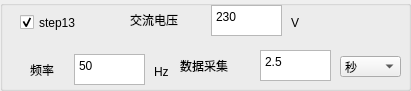
  <widget class="QGroupBox" name="groupBox_19">
   <property name="geometry">
    <rect>
     <x>830</x>
     <y>330</y>
     <width>411</width>
     <height>91</height>
    </rect>
   </property>
   <property name="title">
    <string/>
   </property>
   <widget class="QComboBox" name="comboBox_S13_TIME">
    <property name="geometry">
     <rect>
      <x>340</x>
      <y>56</y>
      <width>61</width>
      <height>21</height>
     </rect>
    </property>
    <item>
     <property name="text">
      <string>秒</string>
     </property>
    </item>
    <item>
     <property name="text">
      <string>毫秒</string>
     </property>
    </item>
    <item>
     <property name="text">
      <string>分钟</string>
     </property>
    </item>
   </widget>
   <widget class="QLabel" name="label_191">
    <property name="geometry">
     <rect>
      <x>130</x>
      <y>10</y>
      <width>71</width>
      <height>20</height>
     </rect>
    </property>
    <property name="text">
     <string>交流电压</string>
    </property>
   </widget>
   <widget class="QLabel" name="label_192">
    <property name="geometry">
     <rect>
      <x>154</x>
      <y>64</y>
      <width>20</width>
      <height>16</height>
     </rect>
    </property>
    <property name="text">
     <string>Hz</string>
    </property>
   </widget>
   <widget class="QLabel" name="label_193">
    <property name="geometry">
     <rect>
      <x>30</x>
      <y>60</y>
      <width>41</width>
      <height>20</height>
     </rect>
    </property>
    <property name="text">
     <string>频率</string>
    </property>
   </widget>
   <widget class="QTextEdit" name="textEdit_S13_AC_VOLT">
    <property name="geometry">
     <rect>
      <x>211</x>
      <y>5</y>
      <width>71</width>
      <height>31</height>
     </rect>
    </property>
    <property name="html">
     <string>&lt;!DOCTYPE HTML PUBLIC &quot;-//W3C//DTD HTML 4.0//EN&quot; &quot;http://www.w3.org/TR/REC-html40/strict.dtd&quot;&gt;
&lt;html&gt;&lt;head&gt;&lt;meta name=&quot;qrichtext&quot; content=&quot;1&quot; /&gt;&lt;style type=&quot;text/css&quot;&gt;
p, li { white-space: pre-wrap; }
&lt;/style&gt;&lt;/head&gt;&lt;body style=&quot; font-family:'宋体'; font-size:10pt; font-weight:400; font-style:normal;&quot;&gt;
&lt;p style=&quot; margin-top:0px; margin-bottom:0px; margin-left:0px; margin-right:0px; -qt-block-indent:0; text-indent:0px;&quot;&gt;&lt;span style=&quot; font-family:'SimSun'; font-size:9pt;&quot;&gt;230&lt;/span&gt;&lt;/p&gt;&lt;/body&gt;&lt;/html&gt;</string>
    </property>
   </widget>
   <widget class="QTextEdit" name="textEdit_S13_TIME">
    <property name="geometry">
     <rect>
      <x>260</x>
      <y>50</y>
      <width>71</width>
      <height>31</height>
     </rect>
    </property>
    <property name="html">
     <string>&lt;!DOCTYPE HTML PUBLIC &quot;-//W3C//DTD HTML 4.0//EN&quot; &quot;http://www.w3.org/TR/REC-html40/strict.dtd&quot;&gt;
&lt;html&gt;&lt;head&gt;&lt;meta name=&quot;qrichtext&quot; content=&quot;1&quot; /&gt;&lt;style type=&quot;text/css&quot;&gt;
p, li { white-space: pre-wrap; }
&lt;/style&gt;&lt;/head&gt;&lt;body style=&quot; font-family:'宋体'; font-size:10pt; font-weight:400; font-style:normal;&quot;&gt;
&lt;p style=&quot; margin-top:0px; margin-bottom:0px; margin-left:0px; margin-right:0px; -qt-block-indent:0; text-indent:0px;&quot;&gt;&lt;span style=&quot; font-family:'SimSun'; font-size:9pt;&quot;&gt;2.5&lt;/span&gt;&lt;/p&gt;&lt;/body&gt;&lt;/html&gt;</string>
    </property>
   </widget>
   <widget class="QCheckBox" name="checkBox_S13">
    <property name="geometry">
     <rect>
      <x>20</x>
      <y>12</y>
      <width>91</width>
      <height>21</height>
     </rect>
    </property>
    <property name="text">
     <string>step13</string>
    </property>
    <property name="checked">
     <bool>true</bool>
    </property>
   </widget>
   <widget class="QTextEdit" name="textEdit_S13_AC_FR">
    <property name="geometry">
     <rect>
      <x>74</x>
      <y>54</y>
      <width>71</width>
      <height>31</height>
     </rect>
    </property>
    <property name="html">
     <string>&lt;!DOCTYPE HTML PUBLIC &quot;-//W3C//DTD HTML 4.0//EN&quot; &quot;http://www.w3.org/TR/REC-html40/strict.dtd&quot;&gt;
&lt;html&gt;&lt;head&gt;&lt;meta name=&quot;qrichtext&quot; content=&quot;1&quot; /&gt;&lt;style type=&quot;text/css&quot;&gt;
p, li { white-space: pre-wrap; }
&lt;/style&gt;&lt;/head&gt;&lt;body style=&quot; font-family:'宋体'; font-size:10pt; font-weight:400; font-style:normal;&quot;&gt;
&lt;p style=&quot; margin-top:0px; margin-bottom:0px; margin-left:0px; margin-right:0px; -qt-block-indent:0; text-indent:0px;&quot;&gt;&lt;span style=&quot; font-family:'SimSun'; font-size:9pt;&quot;&gt;50&lt;/span&gt;&lt;/p&gt;&lt;/body&gt;&lt;/html&gt;</string>
    </property>
   </widget>
   <widget class="QLabel" name="label_194">
    <property name="geometry">
     <rect>
      <x>291</x>
      <y>15</y>
      <width>16</width>
      <height>16</height>
     </rect>
    </property>
    <property name="text">
     <string>V</string>
    </property>
   </widget>
   <widget class="QLabel" name="label_195">
    <property name="geometry">
     <rect>
      <x>180</x>
      <y>56</y>
      <width>71</width>
      <height>20</height>
     </rect>
    </property>
    <property name="text">
     <string>数据采集</string>
    </property>
   </widget>
  </widget>
